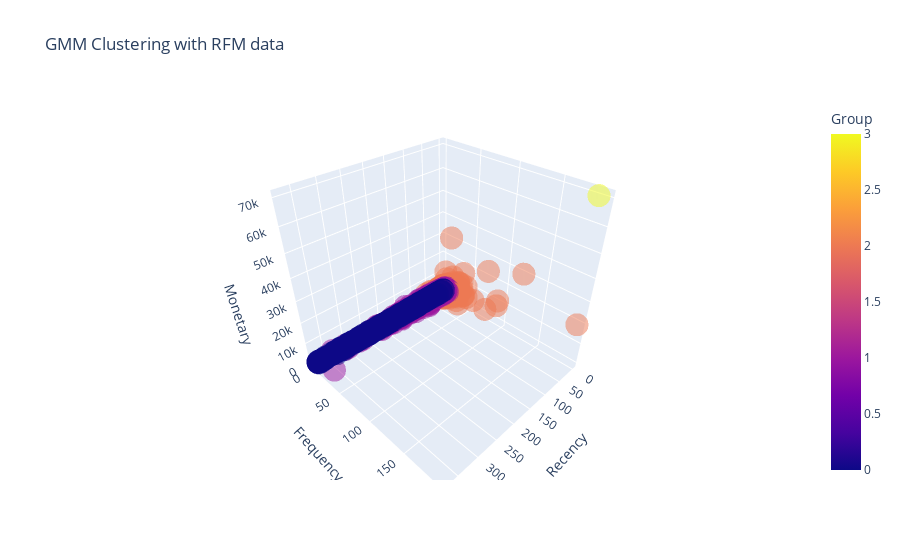

The notebook cell saved with this chart:
### Code cell
fig = px.scatter_3d(X, x='Recency', y='Frequency', z='Monetary',
                    color = 'Group', opacity=0.5, title = "GMM Clustering with RFM data")
fig.update_traces(marker=dict(size=5),
                  
                  selector=dict(mode='marker'))
fig.show()

### Figure 1 — Plotly figure (JSON) as saved in the notebook; plotly's stock layout.template omitted (floating-point values rounded to 4 significant figures; data arrays with more than 128 entries replaced by an {"elided": "..."} marker saying what was removed)
{"data": [{"hovertemplate": "Recency=%{x}<br>Frequency=%{y}<br>Monetary=%{z}<br>Group=%{marker.color}<extra></extra>", "legendgroup": "", "marker": {"color": {"elided": "4145 int values"}, "coloraxis": "coloraxis", "opacity": 0.5, "symbol": "circle"}, "mode": "markers", "name": "", "scene": "scene", "showlegend": false, "type": "scatter3d", "x": {"elided": "4145 int values"}, "y": {"elided": "4145 int values"}, "z": {"elided": "4145 float values"}}], "layout": {"coloraxis": {"colorbar": {"title": {"text": "Group"}}, "colorscale": [[0, "#0d0887"], [0.1111, "#46039f"], [0.2222, "#7201a8"], [0.3333, "#9c179e"], [0.4444, "#bd3786"], [0.5556, "#d8576b"], [0.6667, "#ed7953"], [0.7778, "#fb9f3a"], [0.8889, "#fdca26"], [1, "#f0f921"]]}, "legend": {"tracegroupgap": 0}, "scene": {"domain": {"x": [0, 1], "y": [0, 1]}, "xaxis": {"title": {"text": "Recency"}}, "yaxis": {"title": {"text": "Frequency"}}, "zaxis": {"title": {"text": "Monetary"}}}, "title": {"text": "GMM Clustering with RFM data"}}}
